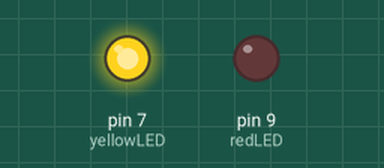
Bench run of a sketch on a simulated Arduino Uno, built with avr-gcc and run on an emulated ATmega328P. Parts: output pins drawn as LEDs (lit = HIGH).

Above: at 0.2 s.
At 5.2 s:
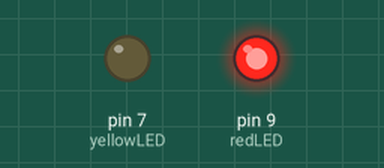
At 9.7 s:
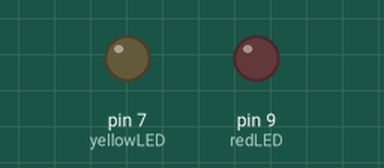
Timing chart, 0 to 10.4 s (numbered marks = the images above):
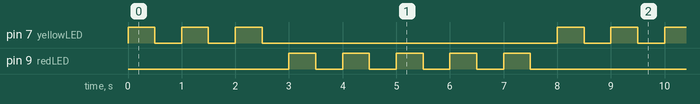

The sketch:

un_fun_for_loop.ino
```cpp
int yellowLED=7;
int redLED = 9;
int yellowTime=500;
int redTime=500;
int yellowBlink = 3;
int redBlink = 5;

void setup() {
  Serial.begin(9600);
  pinMode(yellowLED,OUTPUT);
  pinMode(redLED,OUTPUT);
}

void loop() {
  for(int j=1; j<=yellowBlink;j++){
  digitalWrite(yellowLED,HIGH);
  delay(yellowTime);
  digitalWrite(yellowLED,LOW);
  delay(yellowTime);}

  for(int j=1; j<=redBlink;j++){
  digitalWrite(redLED,HIGH);
  delay(redTime);
  digitalWrite(redLED,LOW);
  delay(redTime);}

}
```

Measured:
- by itself, pin 7 (yellowLED): repeats every 8.0 s: 2 × (LOW 0.50 s, HIGH 0.50 s), LOW 5.5 s, HIGH 0.50 s
- by itself, pin 9 (redLED): repeats every 8.0 s: 4 × (LOW 0.50 s, HIGH 0.50 s), LOW 3.5 s, HIGH 0.50 s
- by itself, everything shown: repeats every 8.0 s, in 16 steps
